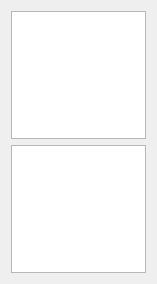
<?xml version="1.0" encoding="UTF-8"?>
<ui version="4.0">
 <class>Form</class>
 <widget class="QWidget" name="Form">
  <property name="geometry">
   <rect>
    <x>0</x>
    <y>0</y>
    <width>157</width>
    <height>284</height>
   </rect>
  </property>
  <property name="windowTitle">
   <string>Form</string>
  </property>
  <layout class="QGridLayout" name="gridLayout">
   <item row="0" column="0">
    <widget class="QTableView" name="table_buy">
     <property name="dragDropOverwriteMode">
      <bool>false</bool>
     </property>
     <property name="selectionMode">
      <enum>QAbstractItemView::NoSelection</enum>
     </property>
     <property name="showGrid">
      <bool>false</bool>
     </property>
     <property name="gridStyle">
      <enum>Qt::NoPen</enum>
     </property>
     <attribute name="horizontalHeaderVisible">
      <bool>false</bool>
     </attribute>
     <attribute name="horizontalHeaderStretchLastSection">
      <bool>true</bool>
     </attribute>
    </widget>
   </item>
   <item row="1" column="0">
    <widget class="QTableView" name="table_sell">
     <property name="dragDropOverwriteMode">
      <bool>false</bool>
     </property>
     <property name="selectionMode">
      <enum>QAbstractItemView::NoSelection</enum>
     </property>
     <property name="showGrid">
      <bool>false</bool>
     </property>
     <property name="gridStyle">
      <enum>Qt::NoPen</enum>
     </property>
     <attribute name="horizontalHeaderVisible">
      <bool>false</bool>
     </attribute>
     <attribute name="horizontalHeaderStretchLastSection">
      <bool>true</bool>
     </attribute>
    </widget>
   </item>
  </layout>
 </widget>
 <resources/>
 <connections/>
</ui>
